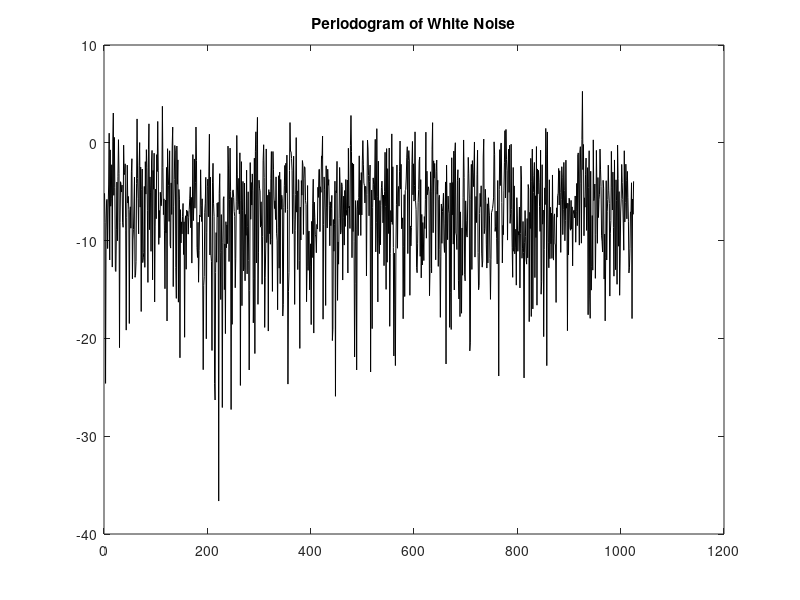
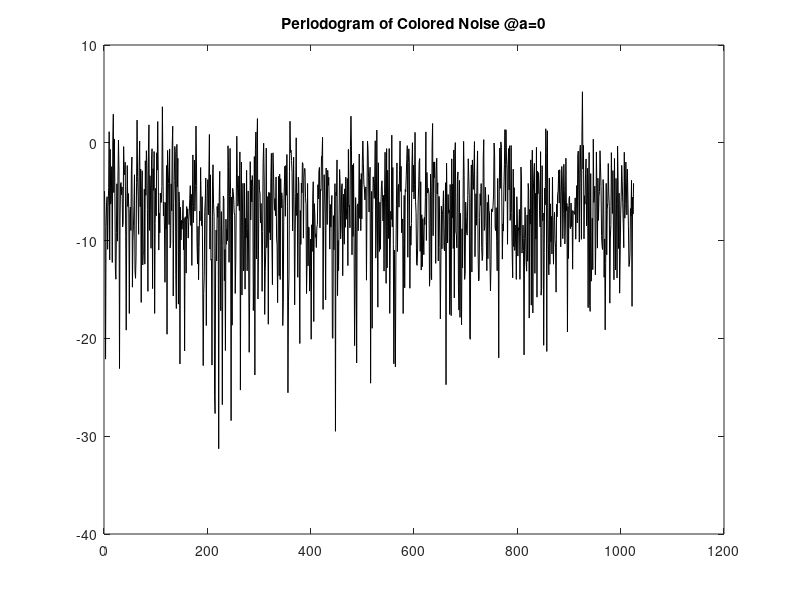

Write MATLAB code to recreate these figures, in order. (Note: this script raises an error after producing the figures.)
%% P77 e.g. 3.5

%% Question (a)+(b)

L           =   1500;               % Iterations and Siganal length
a           =   0;                  %a = 0, 1; a = 0.6894, 20; a = 0.8702, 80
sigma_v2    =   1-a^2;              % Make sure colored noise power = 1
sigma_n2    =   0.0001;             % measure noise
R           =   [1,a,a^2,a^3,a^4,a^5,a^6,a^7;
                a,1,a  ,a^2,a^3,a^4,a^5,a^6;
                a^2,a,1,a  ,a^2,a^3,a^4,a^5;
                a^3,a^2,a,1,a  ,a^2,a^3,a^4;
                a^4,a^3,a^2,a,1,a  ,a^2,a^3;
                a^5,a^4,a^3,a^2,a,1,a  ,a^2;
                a^6,a^5,a^4,a^3,a^2,a,1,a  ;
                a^7,a^6,a^5,a^4,a^3,a^2,a,1];
[A,B]       =   eig(R);


v=sqrt(sigma_v2)*(randn(L,1));      % White Noise
n=sqrt(sigma_n2)*(randn(L,1));

plot(10*log10(periodogram(v)),'-k');
title('Periodogram of White Noise')
x=zeros(L,1);
for i=1:L-1
    x(i+1)=a*x(i)+v(i);             % Generate Colored Noise
end
figure
plot(10*log10(periodogram(x)),'-k');
title(['Periodogram of Colored Noise @a=' num2str(a)])

%   Definitions:
ensemble    = 100;                          % number of realizations within the ensemble
K           = L;                            % number of iterations
H           = [0.1 0.3 0,-0.2 -0.4 -0.7 -0.4 -0.2].';
Wo          = H;                            % unknown system
N           = 8;                            % number of coefficients of the adaptive filter
mu          = 1/B(8,8)/(N+2)                           % convergence factor (step)  (0 < mu < 1)

%   Initializing & Allocating memory:
W       = ones(N,(K+1),ensemble);   % coefficient vector for each iteration and realization; w(0) = [1 1 1 1].'
MSE     = zeros(K,ensemble);        % MSE for each realization
MSEmin  = zeros(K,ensemble);        % MSE_min for each realization
M=0;
%   Computing:
for l=1:ensemble,

    X       = zeros(N,1);               % input at a certain iteration (tapped delay line)
    d       = zeros(1,K);               % desired signal
    n=sqrt(sigma_n2)*(randn(L,1));
    v=sqrt(sigma_v2)*(randn(L,1)); 
    x=zeros(L,1);
    for i=1:L-1
        x(i+1)=a*x(i)+v(i);
    end
    % nw=sqrt(sigma_w2)*randn(1,K);
    
    for k=1:K,
        X       =   [x(k,1)
                     X(1:(N-1),1)];              % input signal (tapped delay line)
        % Wo=lambda*Wo+nw(k);                      % For Non-stationary
        d(k)    =   (Wo'*X(:,1))+n(k);           % desired signal
    end
    S   =   struct('step',mu,'filterOrderNo',(N-1),'initialCoefficients',W(:,1,l));
    [y,e,W(:,:,l)]  =   LMS(d,transpose(x),S);
    MSE(:,l)    =   MSE(:,l)+(abs(e(:,1))).^2;
    MSEmin(:,l) =   MSEmin(:,l)+(abs(n(:))).^2;
    M=M+mu*8*var(x)/(1-mu*8*var(x));

end
%   Averaging:
W_av = sum(W,3)/ensemble;
MSE_av = sum(MSE,2)/ensemble;
MSEmin_av = sum(MSEmin,2)/ensemble;

Mreal=(sum(MSE_av(K-99:K))/100-mean(MSEmin_av))/mean(MSEmin_av)

M=M/ensemble

%   Plotting:
figure,
plot(1:K,10*log10(MSE_av),'-k');
title(['Learning Curve for MSE @\mu=' num2str(mu)]);
xlabel('Number of iterations, k'); ylabel('MSE [dB]');

figure,
plot(1:K,10*log10(MSEmin_av),'-k');
title(['Learning Curve for MSEmin @\mu=' num2str(mu)]);
xlabel('Number of iterations, k'); ylabel('MSEmin [dB]');

figure,
subplot 211, plot(real(W_av(1,:))),...
title(['Evolution of the 1st coefficient (real part)@\mu=' num2str(mu)]);
xlabel('Number of iterations, k'); ylabel('Coefficient');
subplot 212, plot(imag(W_av(1,:))),...
title(['Evolution of the 1st coefficient (imaginary part)@\mu=' num2str(mu)]);
xlabel('Number of iterations, k'); ylabel('Coefficient');



lambda=0.99; % Nonstationary
sigma_w2=0.0015;


%%
%








%%
ensemble    = 150;                          % number of realizations within the ensemble
K           = L;                          % number of iterations
H           = [0.1 0.3 0,-0.2 -0.4 -0.7 -0.4 -0.2].';
Wo          = H;                            % unknown system
% sigma_n2    = 0.04;                         % noise power
N           = 8;                            % number of coefficients of the adaptive filter
mu          = 1/B(8,8)/(N+2)/5;                           % convergence factor (step)  (0 < mu < 1)


%   Initializing & Allocating memory:
W       = ones(N,(K+1),ensemble);   % coefficient vector for each iteration and realization; w(0) = [1 1 1 1].'
MSE     = zeros(K,ensemble);        % MSE for each realization
MSEmin  = zeros(K,ensemble);        % MSE_min for each realization
M=0;

%   Computing:
for l=1:ensemble,

    X       = zeros(N,1);               % input at a certain iteration (tapped delay line)
    d       = zeros(1,K);               % desired signal

%     x        = (sign(randn(K,1)) + j*sign(randn(K,1)))./sqrt(2); % Creating the input signal (normalized)
%     var(x) = var(x);                                           % signal power = 1
%     n        = sqrt(sigma_n2/2)*(randn(K,1)+j*randn(K,1));       % complex noise
    n=sqrt(sigma_n2)*(randn(L,1));
    v=sqrt(sigma_v2)*(randn(L,1)); 
    x=zeros(L,1);
    for i=1:L-1
        x(i+1)=a*x(i)+v(i);
    end
    
    for k=1:K,

        X       =   [x(k,1)
                     X(1:(N-1),1)];              % input signal (tapped delay line)

        d(k)    =   (Wo'*X(:,1))+n(k);           % desired signal

    end

    S   =   struct('step',mu,'filterOrderNo',(N-1),'initialCoefficients',W(:,1,l));
    [y,e,W(:,:,l)]  =   LMS(d,transpose(x),S);

    MSE(:,l)    =   MSE(:,l)+(abs(e(:,1))).^2;
    MSEmin(:,l) =   MSEmin(:,l)+(abs(n(:))).^2;
    M=M+mu*8*var(x)/(1-mu*8*var(x));

end


%   Averaging:
W_av = sum(W,3)/ensemble;
MSE_av = sum(MSE,2)/ensemble;
MSEmin_av = sum(MSEmin,2)/ensemble;
Mreal=(mean(MSEmin_av)-sigma_n2)/sigma_n2

%   Plotting:
figure,
plot(1:K,10*log10(MSE_av),'-k');
title(['Learning Curve for MSE @\mu=' num2str(mu)]);
xlabel('Number of iterations, k'); ylabel('MSE [dB]');

figure,
plot(1:K,10*log10(MSEmin_av),'-k');
title(['Learning Curve for MSEmin @\mu=' num2str(mu)]);
xlabel('Number of iterations, k'); ylabel('MSEmin [dB]');

figure,
subplot 211, plot(real(W_av(1,:))),...
title(['Evolution of the 1st coefficient (real part)@\mu=' num2str(mu)]);
xlabel('Number of iterations, k'); ylabel('Coefficient');
subplot 212, plot(imag(W_av(1,:))),...
title(['Evolution of the 1st coefficient (imaginary part)@\mu=' num2str(mu)]);
xlabel('Number of iterations, k'); ylabel('Coefficient');
M=M/ensemble
%%
ensemble    = 100;                          % number of realizations within the ensemble
K           = L;                          % number of iterations
H           = [0.1 0.3 0,-0.2 -0.4 -0.7 -0.4 -0.2].';
Wo          = H;                            % unknown system
% sigma_n2    = 0.04;                         % noise power
N           = 8;                            % number of coefficients of the adaptive filter
mu          = 1/B(8,8)/(N+2)/10;                           % convergence factor (step)  (0 < mu < 1)


%   Initializing & Allocating memory:
W       = ones(N,(K+1),ensemble);   % coefficient vector for each iteration and realization; w(0) = [1 1 1 1].'
MSE     = zeros(K,ensemble);        % MSE for each realization
MSEmin  = zeros(K,ensemble);        % MSE_min for each realization
M=0;

%   Computing:
for l=1:ensemble,

    X       = zeros(N,1);               % input at a certain iteration (tapped delay line)
    d       = zeros(1,K);               % desired signal

%     x        = (sign(randn(K,1)) + j*sign(randn(K,1)))./sqrt(2); % Creating the input signal (normalized)
%     var(x) = var(x);                                           % signal power = 1
%     n        = sqrt(sigma_n2/2)*(randn(K,1)+j*randn(K,1));       % complex noise
    n=sqrt(sigma_n2)*(randn(L,1));
    v=sqrt(sigma_v2)*(randn(L,1)); 
    x=zeros(L,1);
    for i=1:L-1
        x(i+1)=a*x(i)+v(i);
    end
    
    for k=1:K,

        X       =   [x(k,1)
                     X(1:(N-1),1)];              % input signal (tapped delay line)

        d(k)    =   (Wo'*X(:,1))+n(k);           % desired signal

    end

    S   =   struct('step',mu,'filterOrderNo',(N-1),'initialCoefficients',W(:,1,l));
    [y,e,W(:,:,l)]  =   LMS(d,transpose(x),S);

    MSE(:,l)    =   MSE(:,l)+(abs(e(:,1))).^2;
    MSEmin(:,l) =   MSEmin(:,l)+(abs(n(:))).^2;
    M=M+mu*8*var(x)/(1-mu*8*var(x));

end


%   Averaging:
W_av = sum(W,3)/ensemble;
MSE_av = sum(MSE,2)/ensemble;
MSEmin_av = sum(MSEmin,2)/ensemble;
Mreal=(mean(MSEmin_av)-sigma_n2)/sigma_n2

%   Plotting:
figure,
plot(1:K,10*log10(MSE_av),'-k');
title(['Learning Curve for MSE @\mu=' num2str(mu)]);
xlabel('Number of iterations, k'); ylabel('MSE [dB]');

figure,
plot(1:K,10*log10(MSEmin_av),'-k');
title(['Learning Curve for MSEmin @\mu=' num2str(mu)]);
xlabel('Number of iterations, k'); ylabel('MSEmin [dB]');

figure,
subplot 211, plot(real(W_av(1,:))),...
title(['Evolution of the 1st coefficient (real part)@\mu=' num2str(mu)]);
xlabel('Number of iterations, k'); ylabel('Coefficient');
subplot 212, plot(imag(W_av(1,:))),...
title(['Evolution of the 1st coefficient (imaginary part)@\mu=' num2str(mu)]);
xlabel('Number of iterations, k'); ylabel('Coefficient');
M=M/ensemble